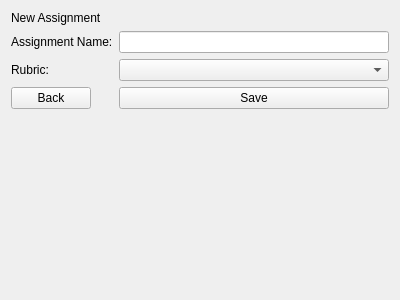
<?xml version="1.0" encoding="UTF-8"?>
<ui version="4.0">
 <class>newAssignment</class>
 <widget class="QWidget" name="newAssignment">
  <property name="geometry">
   <rect>
    <x>0</x>
    <y>0</y>
    <width>400</width>
    <height>300</height>
   </rect>
  </property>
  <property name="windowTitle">
   <string>Form</string>
  </property>
  <layout class="QFormLayout" name="formLayout">
   <item row="0" column="0">
    <widget class="QLabel" name="label">
     <property name="text">
      <string>New Assignment</string>
     </property>
    </widget>
   </item>
   <item row="1" column="0">
    <widget class="QLabel" name="label_2">
     <property name="text">
      <string>Assignment Name:</string>
     </property>
    </widget>
   </item>
   <item row="1" column="1">
    <widget class="QLineEdit" name="lineEdit"/>
   </item>
   <item row="2" column="0">
    <widget class="QLabel" name="label_3">
     <property name="text">
      <string>Rubric:</string>
     </property>
    </widget>
   </item>
   <item row="2" column="1">
    <widget class="QComboBox" name="comboBox"/>
   </item>
   <item row="3" column="0">
    <widget class="QPushButton" name="pushButton">
     <property name="text">
      <string>Back</string>
     </property>
    </widget>
   </item>
   <item row="3" column="1">
    <widget class="QPushButton" name="pushButton_2">
     <property name="text">
      <string>Save</string>
     </property>
    </widget>
   </item>
  </layout>
 </widget>
 <resources/>
 <connections/>
</ui>
